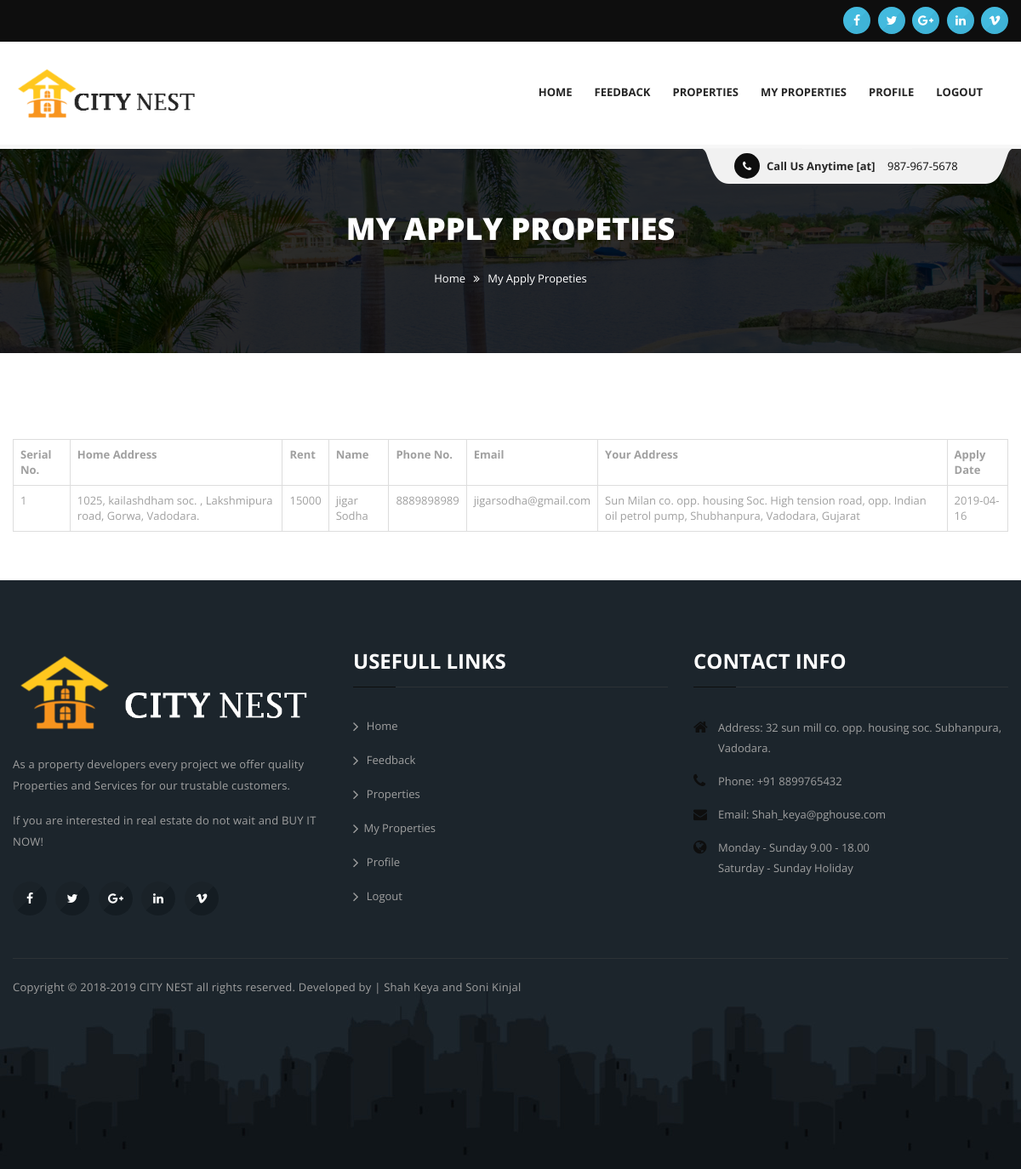
/myproperties.php (signed in), run on the app's committed database.
### tables this page shows
CREATE TABLE IF NOT EXISTS `applyforhome` (
  `apid` int(11) NOT NULL AUTO_INCREMENT,
  `pgid` int(11) NOT NULL,
  `uid` int(11) NOT NULL,
  `name` varchar(100) NOT NULL,
  `mobile` varchar(100) NOT NULL,
  `email` varchar(255) NOT NULL,
  `address` varchar(255) NOT NULL,
  `appdate` varchar(255) NOT NULL,
  PRIMARY KEY (`apid`)
);

CREATE TABLE IF NOT EXISTS `p_g_house` (
  `houseid` int(11) NOT NULL AUTO_INCREMENT,
  `hdescription` text NOT NULL,
  `address` varchar(100) NOT NULL,
  `hfloor` varchar(30) NOT NULL,
  `hrent` varchar(20) NOT NULL,
  `himg` varchar(255) NOT NULL,
  PRIMARY KEY (`houseid`)
);

### myproperties.php (the view)
<?php require "header.php";
	  require "menu.php";
    $sql="SELECT * FROM applyforhome WHERE uid='".$_SESSION['login']."'";
    $result=mysqli_query($conn,$sql);
    $c =0;
?>
    <section id="inner_banner">
      <div class="overlay">
        <div class="container">
          <div class="title">
            <h2>My Apply Propeties</h2>
            <ul>
              <li><a href="index.php">Home</a></li>
              <li><i class="fa fa-angle-double-right"></i></li>
              <li>My Apply Propeties</li>
            </ul>
          </div>
        </div>
      </div>
    </section>
<div class="contact_information container">
      <div class="row">
        <div class="col-lg-12 col-md-12 col-sm-12 col-xs-12">
            <div class="leave_reply send_message">
              <div class="table-responsive">
                <table class="table table-hover table-bordered">
                  <tr>
                    <th>Serial No.</th>
                    <th>Home Address</th>
                    <th>Rent </th>
                    <th>Name</th>
                    <th>Phone No.</th>
                    <th>Email</th>
                    <th>Your Address</th>
                    <th>Apply Date</th>
                  </tr>
                  <?php while($row = mysqli_fetch_array($result,MYSQLI_BOTH)){
                    $sql1="SELECT * FROM p_g_house WHERE houseid='".$row['pgid']."'";
                    $result1=mysqli_query($conn,$sql1);
                    $row1 = mysqli_fetch_array($result1,MYSQLI_BOTH);
                    ?>
                  <tr>
                    <td><?php echo ++$c; ?></td>
                    <td><?php echo $row1['address'] ?></td>
                    <td><?php echo $row1['hrent'] ?></td>
                    <td><?php echo $row['name'] ?></td>
                    <td><?php echo $row['mobile'] ?></td>
                    <td><?php echo $row['email'] ?></td>
                    <td><?php echo $row['address'] ?></td>
                    <td><?php echo $row['appdate'] ?></td>
                  </tr>
                  <?php } ?>
                </table>
              </div>
          </div>
        </div>
      </div>
</div>
<br><br>
<?php require"footer.php" ?>

### css/responsive/responsive.css (style rules this page uses)
@media (min-width: 992px) { .container { padding-left: 0 !important; padding-right: 0 !important; } }

### data on the page
applyforhome: p_g_house.address "1025, kailashdham soc. , Lakshmipura road, Gorwa, Vadodara.", p_g_house.hrent "15000", name "jigar Sodha", mobile "8889898989", email "jigarsodha@gmail.com", address "Sun Milan co. opp. housing Soc. High tension road, opp. Indian oil petrol pump, Shubhanpura, Vadodara, Gujarat", appdate "2019-04-16"
